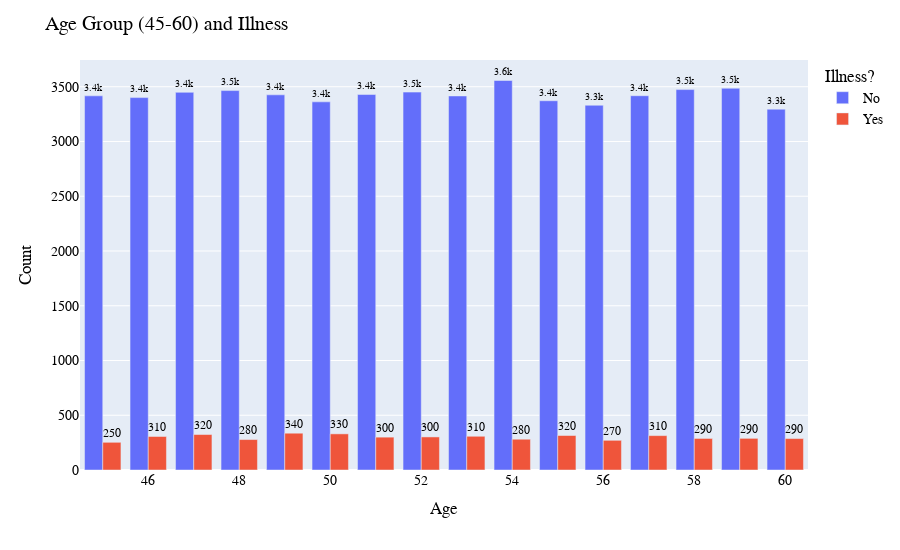

Notebook cell for this chart:
### Code cell
fig = px.bar(data_frame = age_illness[(age_illness['Age'] <= 60) & (age_illness['Age'] >= 45)],
             x = 'Age', y = 'Number', color = 'Illness',
             barmode = 'group', text = 'Number', height = 550)

fig.update_layout(title = 'Age Group (45-60) and Illness',
                  yaxis_title = 'Count',
                  legend_title = 'Illness?',
                  font = dict(family = "Courier New, monospace",
                              size = 14, color = 'black')
                  )

fig.update_traces(texttemplate='%{text:.2s}', textposition='outside')

fig.show()

### Figure 1 — Plotly figure (JSON) as saved in the notebook; plotly's stock layout.template omitted (floating-point values rounded to 4 significant figures)
{"data": [{"alignmentgroup": "True", "hovertemplate": "Illness=No<br>Age=%{x}<br>Number=%{text}<extra></extra>", "legendgroup": "No", "marker": {"color": "#636efa", "pattern": {"shape": ""}}, "name": "No", "offsetgroup": "No", "orientation": "v", "showlegend": true, "text": [3417, 3401, 3449, 3465, 3426, 3362, 3429, 3451, 3416, 3557, 3372, 3331, 3418, 3474, 3486, 3295], "textposition": "outside", "texttemplate": "%{text:.2s}", "type": "bar", "x": [45, 46, 47, 48, 49, 50, 51, 52, 53, 54, 55, 56, 57, 58, 59, 60], "xaxis": "x", "y": [3417, 3401, 3449, 3465, 3426, 3362, 3429, 3451, 3416, 3557, 3372, 3331, 3418, 3474, 3486, 3295], "yaxis": "y"}, {"alignmentgroup": "True", "hovertemplate": "Illness=Yes<br>Age=%{x}<br>Number=%{text}<extra></extra>", "legendgroup": "Yes", "marker": {"color": "#EF553B", "pattern": {"shape": ""}}, "name": "Yes", "offsetgroup": "Yes", "orientation": "v", "showlegend": true, "text": [253, 306, 324, 278, 336, 330, 300, 302, 308, 281, 315, 271, 314, 288, 289, 287], "textposition": "outside", "texttemplate": "%{text:.2s}", "type": "bar", "x": [45, 46, 47, 48, 49, 50, 51, 52, 53, 54, 55, 56, 57, 58, 59, 60], "xaxis": "x", "y": [253, 306, 324, 278, 336, 330, 300, 302, 308, 281, 315, 271, 314, 288, 289, 287], "yaxis": "y"}], "layout": {"barmode": "group", "font": {"color": "black", "family": "Courier New, monospace", "size": 14}, "height": 550, "legend": {"title": {"text": "Illness?"}, "tracegroupgap": 0}, "margin": {"t": 60}, "title": {"text": "Age Group (45-60) and Illness"}, "xaxis": {"anchor": "y", "domain": [0, 1], "title": {"text": "Age"}}, "yaxis": {"anchor": "x", "domain": [0, 1], "title": {"text": "Count"}}}}
